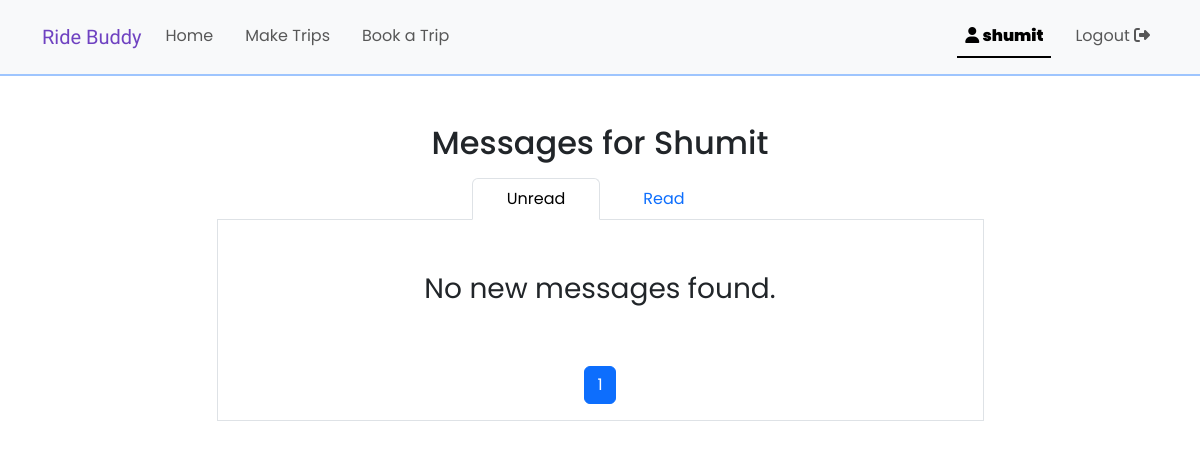
Page /mypage (signed in) on the earlier database version.
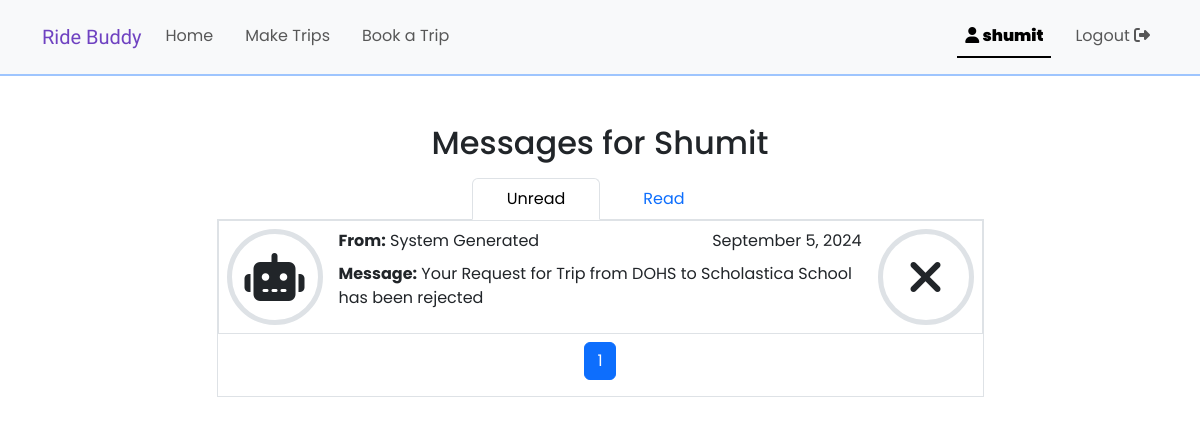
Same page on the later database version.
### RideSharing/models.py (models this page shows)
class Messages(models.Model):
    MESSAGE_TYPE_CHOICES = [
        ('approval', 'Approval'),
        ('rejection', 'Rejection'),
        ('request', 'Request'),
        ('info', 'Info'),
    ]
    sender = models.ForeignKey(User, on_delete=models.SET_NULL, null=True, blank=True)
    recipient = models.ForeignKey(User, on_delete=models.CASCADE, related_name='message_recipient')
    content = models.TextField()
    time_stamp = models.DateTimeField(auto_now_add=True)
    system_message = models.BooleanField(default=True)
    read = models.BooleanField(default=False)
    underlying_trip = models.ForeignKey(Trips, on_delete=models.CASCADE)
    underlying_booking = models.ForeignKey(Spot_Bookings, on_delete=models.SET_NULL, null=True, blank=True)
    message_type = models.CharField(max_length=10, choices=MESSAGE_TYPE_CHOICES)

### RideSharing/views.py (the view)
# urls.py: path("mypage", views.mypage, name="mypage"),
@login_required(login_url ='/login')
def mypage(request):
    page_no_unread = request.GET.get('page_no_unread', 1)
    page_no_read = request.GET.get('page_no_read', 1)
    active_side = request.GET.get('active_side', 'unread')
    items_per_page = request.GET.get('items_per_page', 10)
    user_id = request.user.id
    user = User.objects.get(id=user_id)
    unread_paginator = Paginator(user.message_recipient.filter(read = False), items_per_page)
    read_paginator = Paginator(user.message_recipient.filter(read = True), items_per_page)
    unread_messages = unread_paginator.get_page(page_no_unread)
    read_messages = read_paginator.get_page(page_no_read)
    return render(request, "mypage.html", {
        'recipient' : user,
        'unread_messages' : unread_messages,
        'read_messages' : read_messages,
        'active_side': active_side
    })

### RideSharing/templates/mypage.html (shortened to what this page needs)
{% extends "layout.html" %}
{% block body %}
    <h2 class="text-center">Messages for {{ recipient.username|capfirst }}</h2>
    <div class="boxes p-0 mx-auto">
    <ul class="mt-3 nav nav-tabs justify-content-center" id="myTab" role="tablist">
        <li class="nav-item" role="presentation">
            <button style="width: 8rem;"
            class="nav-link {% if active_side == 'unread' %} active {% endif %}"
            id="unread-tab"
            data-bs-toggle="tab"
            data-bs-target="#unread"
            type="button" role="tab" aria-controls="unread" aria-selected="true"
            onclick="history.pushState(null, '', '?active_side=unread');">Unread</button>
        </li>
        <li class="nav-item" role="presentation">
            <button style="width: 8rem;"
            class="nav-link {% if active_side == 'read' %} active {% endif %}"
            id="read-tab"
            data-bs-toggle="tab"
            data-bs-target="#read"
            type="button" role="tab" aria-controls="read" aria-selected="false"
            onclick="history.pushState(null, '', '?active_side=read');">Read</button>
        </li>
    </ul>
    <div class="tab-content border border-top-0">
        <div class="tab-pane {% if active_side == 'unread' %} active {% endif %}"
        id="unread"
        role="tabpanel"
        aria-labelledby="unread-tab"
        tabindex="0">
            {% include 'component_snippets/mypage_messagelistbox.html' with messages=unread_messages active_side='unread' %}
        </div>
    </div>
</div>
{% endblock %}

### RideSharing/templates/component_snippets/mypage_messagelist.html (shortened to what this page needs)
<li
    onclick="handle_message_click(event)"
    data-message-id="{{message.id}}"
    data-trip-id="{{message.underlying_trip.id}}"
    data-booking-id="{{message.underlying_booking.id}}"
    data-message-type="{{message.message_type}}"
    class="d-sm-flex border booking_row {% if message.read %} mail_read {% endif %}"
    >
        <div class="d-none d-sm-block">
            <div class="border border-5 m-2 d-flex justify-content-center align-items-center"
            style="font-size: 3rem; min-height: 6rem; min-width: 6rem; border-radius: 50%;">
                {% if message.system_message %}
                <i class="fa-solid fa-robot"></i>
                {% else %}
                <i class="fa-solid fa-user"></i>
                {% endif %}
            </div>
        </div>
        <div class="flex-fill p-2">
            <div class="d-flex justify-content-between">
                <div>
                    <strong>From:</strong>
                    {% if message.sender %}
                        {{ message.sender.username }}
                    {% else %}
                        System Generated
                    {% endif %}
                </div>
                <div>
                    {{ message.time_stamp|date:"F j, Y" }}
                </div>
            </div>
            <div>
                <strong>Message:</strong> {{ message.content }}
            </div>
        </div>
        <div class="d-none d-sm-block">
            <div class="border m-2 border-5 d-flex justify-content-center align-items-center"
            style="font-size: 3rem; min-height: 6rem; min-width: 6rem; border-radius: 50%;">
                {% if message.message_type == 'request' %}
                <i class="fa-solid fa-bell"></i>
                {% elif message.message_type == 'approval' %}
                <i class="fa-solid fa-check"></i>
                {% elif message.message_type == 'rejection' %}
                <i class="fa-solid fa-xmark"></i>
                {% else %}
                <i class="fa-solid fa-comment"></i>
                {% endif %}
            </div>
        </div>
</li>

Differences in the rows shown:
added Messages: system_message True (drawn), shows "System Generated", time_stamp "September 5, 2024", content "Your Request for Trip from DOHS to Scholastica School has been rejected", message_type "rejection" (drawn)
Other differences:
text no longer shown: "No new messages found."
